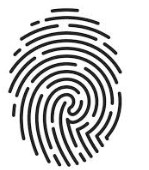
#> input picture FingerprintImage.jpg, 149 x 170 px
$ python -i fingerprint_utils.py   (imports and definitions only)   (older library calls are emulated)
#> lines starting #> are read from the running program, lines starting #| are printed output that depends on the picture
#> further down, picture is the input picture: PIL image 149x170 RGB; min 0, max 255, mean 204.2
"""
Fingerprint Utilities — Shared image preprocessing for Slab Guard
=================================================================

Centralized functions used by multiple modules to ensure consistent
fingerprinting across registration, monitoring, and SIFT comparison.

CRITICAL: These functions MUST produce identical results everywhere they're
used. If you change preprocessing here, ALL existing fingerprints in the
database become invalid (hashes computed with old preprocessing won't match
hashes computed with new preprocessing). Re-fingerprinting the database is
required after any change to these functions.

Used by:
  - routes/registry.py — fingerprint generation at registration time
  - routes/monitor.py — fingerprint generation for query images
  - routes/slab_guard_cv.py — auto-orientation before SIFT comparison

History:
  Session 51: Added auto_orient_pil() — fixed perceptual hash rotation-invariance
    problem. Iron Man #200 hash distance dropped from 113 to 62, enabling marketplace
    matching. Without this, rotated phone photos are blocked by the 77 threshold.
  Session 53: Extracted from monitor.py and registry.py into shared module to
    eliminate code duplication. Both files had identical implementations with
    comments saying "Must match the other file exactly" — a maintenance hazard.
"""

from PIL import Image, ImageFilter, ImageOps, ImageStat


def auto_orient_pil(img):
    """
    Auto-orient a PIL image for consistent fingerprinting.

    Two-step correction:
      1. EXIF transpose — applies camera orientation metadata (handles phone
         photos that embed rotation in EXIF rather than pixel data).
      2. Aspect ratio heuristic — if the image is landscape (wider than tall),
         rotate 90° CW to portrait. Comic books are always taller than wide,
         so a landscape image means the photo was taken sideways.

    Session 51: This fixed hash distances for rotated Iron Man #200 registrations
    (113 → 62 for IM-012, enabling it to pass the 77 composite threshold).
    Also fixed same-copy detection for IM-010 vs IM-011 (dilated_iou 0.11 → 0.27).

    WHY 270° NOT 90°: Testing confirmed 270° CW (PIL rotate(270)) correctly orients
    phone photos taken with home button on right (most common landscape orientation).
    90° CCW gave hash distance 116 vs 60 for 270° CW.

    WHY THIS MATTERS: Perceptual hashes (pHash, dHash, aHash, wHash) are NOT
    rotation-invariant. Without auto-rotation, a 90° rotated registration photo
    gets hash distance 103-113 against the same comic (blocked by 77 threshold).
    """
    try:
        img = ImageOps.exif_transpose(img)
    except Exception:
        pass  # No EXIF or unsupported — continue with raw pixels

    w, h = img.size
#> w = 149; h = 170
    if w > h:
        img = img.rotate(270, expand=True)

    return img


def preprocess_for_fingerprint(img):
    """
    Normalize an image before perceptual hash fingerprinting.

    Makes fingerprints robust to real-world phone photo variation:
      - Rotated phone photos → auto-orient (Session 51)
      - Different lighting conditions → autocontrast
      - Different backgrounds → auto-crop to content bounding box
      - Different phone distances → resize to standard 256×256
      - Compression artifacts → light Gaussian blur

    Pipeline: auto-orient → grayscale → auto-crop → resize 256×256 → autocontrast → blur

    Testing showed this cuts same-comic hash distances roughly in half:
      - Raw worst case: 72/256 per angle
      - Preprocessed worst case: 36/256 per angle

    ⚠️ CHANGING THIS FUNCTION INVALIDATES ALL EXISTING FINGERPRINTS IN THE DATABASE.
    If you modify the pipeline, you must re-fingerprint all registered comics.
    """
    # 0. Auto-orient: EXIF transpose + landscape→portrait heuristic (Session 51)
    img = auto_orient_pil(img)

    # 1. Convert to grayscale (removes color/white-balance variation)
    img = img.convert('L')

    # 2. Auto-crop: trim uniform borders (removes background variation)
    width, height = img.size
#> width = 149; height = 170
    pixels = img.load()

    # Estimate background color from corners
    corner_size = max(5, min(width, height) // 20)
#> corner_size = 7
    corners = []
    for region in [
        (0, 0, corner_size, corner_size),
        (width - corner_size, 0, width, corner_size),
        (0, height - corner_size, corner_size, height),
        (width - corner_size, height - corner_size, width, height)
    ]:
        corner_img = img.crop(region)
        corner_stat = ImageStat.Stat(corner_img)
        corners.append(corner_stat.mean[0])
#> after the loop, corners = [255, 255, 255, 255]
    bg_color = sum(corners) / len(corners)
#> bg_color = 255

    # Find bounding box of content (pixels differing from background by 30+)
    left, top, right, bottom = width, height, 0, 0
#> left = 149; top = 170; right = 0; bottom = 0
    for y in range(0, height, 2):
        for x in range(0, width, 2):
            if abs(pixels[x, y] - bg_color) > 30:
                left = min(left, x)
                top = min(top, y)
                right = max(right, x)
                bottom = max(bottom, y)

    # Add small padding and crop if content area is meaningful
    pad_x = max(5, int(width * 0.02))
#> pad_x = 5
    pad_y = max(5, int(height * 0.02))
#> pad_y = 5
    left = max(0, left - pad_x)
#> left = 3
    top = max(0, top - pad_y)
#> top = 3
    right = min(width, right + pad_x)
#> right = 125
    bottom = min(height, bottom + pad_y)
#> bottom = 170

    if right - left > width * 0.3 and bottom - top > height * 0.3:
        img = img.crop((left, top, right, bottom))
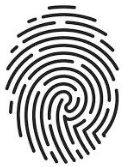
#> img: PIL image 122x167 L; min 0, max 255, mean 191.8

    # 3. Resize to standard 256×256 (removes scale/distance variation)
    img = img.resize((256, 256), Image.LANCZOS)
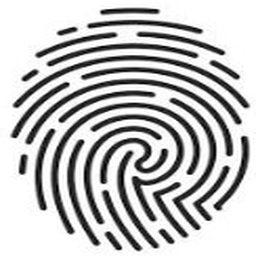
#> img: PIL image 256x256 L; min 0, max 255, mean 191.4

    # 4. Normalize contrast (removes brightness/lighting variation)
    img = ImageOps.autocontrast(img, cutoff=2)

    # 5. Light Gaussian blur (removes noise/compression artifacts)
    img = img.filter(ImageFilter.GaussianBlur(radius=1))
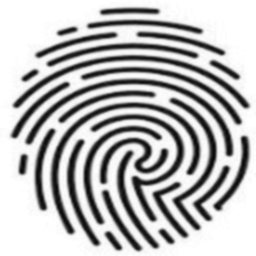
#> img: PIL image 256x256 L; min 6, max 255, mean 186.3

    return img


# ─── Grading Photo Quality Check ────────────────────────────────────────────
# Used by /api/extract and /api/messages to catch bad photos before
# expensive Claude API calls. Checks resolution and blur only — no SIFT
# (faster, and SIFT isn't needed for grading, only Slab Guard matching).
#
# Thresholds are intentionally lenient — we want to catch truly unusable
# photos (screenshot thumbnails, shaky blurs) without rejecting imperfect
# convention-floor shots. When in doubt, let Claude try.

# Batch 7: purpose-specific resolution floors. Grading needs detail to see
# corners/edges/surface; extraction only needs to READ cover text (title/issue/
# year), which is legible at far lower resolution. A single shared 400px floor
# was rejecting legible eBay covers (e.g. 394×572) before the vision model was
# ever called. Blur is shared (only catches truly unusable shots).
GRADE_QUALITY_MIN_DIMENSION = 400     # grading: needs detail for defects
EXTRACT_QUALITY_MIN_DIMENSION = 250   # extraction: only needs to read cover text
GRADE_QUALITY_MIN_BLUR = 60           # Block: Laplacian variance < 60 (extremely blurry)


# [72 lines left out: function check_photo_quality_base64, not called in this run]

>>> from PIL import Image
>>> picture = Image.open('../FingerprintImage.jpg')
>>> result = preprocess_for_fingerprint(picture)
